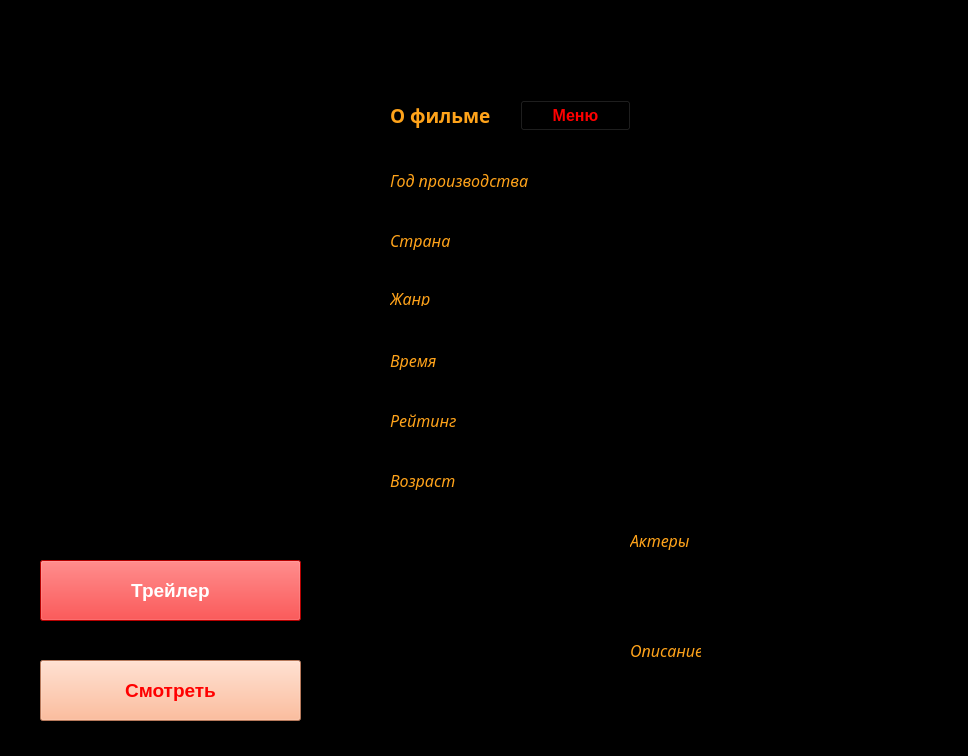
<?xml version="1.0" encoding="UTF-8"?>
<ui version="4.0">
 <class>Form</class>
 <widget class="QWidget" name="Form">
  <property name="geometry">
   <rect>
    <x>0</x>
    <y>0</y>
    <width>968</width>
    <height>756</height>
   </rect>
  </property>
  <property name="minimumSize">
   <size>
    <width>968</width>
    <height>756</height>
   </size>
  </property>
  <property name="font">
   <font>
    <pointsize>14</pointsize>
   </font>
  </property>
  <property name="windowTitle">
   <string>Form</string>
  </property>
  <property name="styleSheet">
   <string notr="true">background-color: rgb(0, 0, 0);</string>
  </property>
  <widget class="QLabel" name="label">
   <property name="geometry">
    <rect>
     <x>30</x>
     <y>30</y>
     <width>331</width>
     <height>491</height>
    </rect>
   </property>
   <property name="font">
    <font>
     <pointsize>12</pointsize>
    </font>
   </property>
   <property name="text">
    <string/>
   </property>
  </widget>
  <widget class="QLabel" name="label_2">
   <property name="geometry">
    <rect>
     <x>390</x>
     <y>30</y>
     <width>541</width>
     <height>41</height>
    </rect>
   </property>
   <property name="font">
    <font>
     <pointsize>17</pointsize>
     <weight>75</weight>
     <bold>true</bold>
    </font>
   </property>
   <property name="styleSheet">
    <string notr="true">color: rgb(255,163,26);</string>
   </property>
   <property name="text">
    <string/>
   </property>
  </widget>
  <widget class="QLabel" name="label_3">
   <property name="geometry">
    <rect>
     <x>390</x>
     <y>100</y>
     <width>101</width>
     <height>31</height>
    </rect>
   </property>
   <property name="font">
    <font>
     <family>Onyx</family>
     <pointsize>14</pointsize>
     <weight>75</weight>
     <bold>true</bold>
    </font>
   </property>
   <property name="styleSheet">
    <string notr="true">color: rgb(255,163,26);</string>
   </property>
   <property name="text">
    <string>О фильме</string>
   </property>
  </widget>
  <widget class="QLabel" name="label_4">
   <property name="geometry">
    <rect>
     <x>390</x>
     <y>170</y>
     <width>141</width>
     <height>20</height>
    </rect>
   </property>
   <property name="font">
    <font>
     <family>Sitka Subheading Semibold</family>
     <pointsize>12</pointsize>
     <italic>true</italic>
    </font>
   </property>
   <property name="styleSheet">
    <string notr="true">color: rgb(255,163,26);</string>
   </property>
   <property name="text">
    <string>Год производства</string>
   </property>
  </widget>
  <widget class="QLabel" name="label_5">
   <property name="geometry">
    <rect>
     <x>570</x>
     <y>170</y>
     <width>101</width>
     <height>16</height>
    </rect>
   </property>
   <property name="font">
    <font>
     <pointsize>11</pointsize>
     <weight>50</weight>
     <bold>false</bold>
    </font>
   </property>
   <property name="styleSheet">
    <string notr="true">color: rgb(255, 255, 255);</string>
   </property>
   <property name="text">
    <string/>
   </property>
  </widget>
  <widget class="QLabel" name="label_6">
   <property name="geometry">
    <rect>
     <x>390</x>
     <y>230</y>
     <width>141</width>
     <height>20</height>
    </rect>
   </property>
   <property name="font">
    <font>
     <family>Sitka Subheading Semibold</family>
     <pointsize>12</pointsize>
     <italic>true</italic>
    </font>
   </property>
   <property name="styleSheet">
    <string notr="true">color: rgb(255,163,26);</string>
   </property>
   <property name="text">
    <string>Страна</string>
   </property>
  </widget>
  <widget class="QLabel" name="label_7">
   <property name="geometry">
    <rect>
     <x>390</x>
     <y>290</y>
     <width>141</width>
     <height>16</height>
    </rect>
   </property>
   <property name="font">
    <font>
     <family>Sitka Subheading Semibold</family>
     <pointsize>12</pointsize>
     <italic>true</italic>
    </font>
   </property>
   <property name="styleSheet">
    <string notr="true">color: rgb(255,163,26);</string>
   </property>
   <property name="text">
    <string>Жанр</string>
   </property>
  </widget>
  <widget class="QLabel" name="label_8">
   <property name="geometry">
    <rect>
     <x>390</x>
     <y>350</y>
     <width>141</width>
     <height>20</height>
    </rect>
   </property>
   <property name="font">
    <font>
     <family>Sitka Subheading Semibold</family>
     <pointsize>12</pointsize>
     <italic>true</italic>
    </font>
   </property>
   <property name="styleSheet">
    <string notr="true">color: rgb(255,163,26);</string>
   </property>
   <property name="text">
    <string>Время</string>
   </property>
  </widget>
  <widget class="QLabel" name="label_9">
   <property name="geometry">
    <rect>
     <x>570</x>
     <y>230</y>
     <width>181</width>
     <height>16</height>
    </rect>
   </property>
   <property name="font">
    <font>
     <pointsize>11</pointsize>
     <weight>50</weight>
     <bold>false</bold>
    </font>
   </property>
   <property name="styleSheet">
    <string notr="true">color: rgb(255, 255, 255);</string>
   </property>
   <property name="text">
    <string/>
   </property>
  </widget>
  <widget class="QLabel" name="label_10">
   <property name="geometry">
    <rect>
     <x>570</x>
     <y>290</y>
     <width>381</width>
     <height>16</height>
    </rect>
   </property>
   <property name="font">
    <font>
     <pointsize>11</pointsize>
     <weight>50</weight>
     <bold>false</bold>
    </font>
   </property>
   <property name="styleSheet">
    <string notr="true">color: rgb(255, 255, 255);</string>
   </property>
   <property name="text">
    <string/>
   </property>
  </widget>
  <widget class="QLabel" name="label_11">
   <property name="geometry">
    <rect>
     <x>570</x>
     <y>350</y>
     <width>141</width>
     <height>16</height>
    </rect>
   </property>
   <property name="minimumSize">
    <size>
     <width>141</width>
     <height>0</height>
    </size>
   </property>
   <property name="font">
    <font>
     <pointsize>11</pointsize>
     <weight>50</weight>
     <bold>false</bold>
    </font>
   </property>
   <property name="styleSheet">
    <string notr="true">color: rgb(255, 255, 255);</string>
   </property>
   <property name="text">
    <string/>
   </property>
  </widget>
  <widget class="QLabel" name="label_12">
   <property name="geometry">
    <rect>
     <x>390</x>
     <y>470</y>
     <width>141</width>
     <height>20</height>
    </rect>
   </property>
   <property name="font">
    <font>
     <family>Sitka Subheading Semibold</family>
     <pointsize>12</pointsize>
     <italic>true</italic>
    </font>
   </property>
   <property name="styleSheet">
    <string notr="true">color: rgb(255,163,26);</string>
   </property>
   <property name="text">
    <string>Возраст</string>
   </property>
  </widget>
  <widget class="QLabel" name="label_13">
   <property name="geometry">
    <rect>
     <x>570</x>
     <y>470</y>
     <width>71</width>
     <height>16</height>
    </rect>
   </property>
   <property name="font">
    <font>
     <pointsize>11</pointsize>
     <weight>50</weight>
     <bold>false</bold>
    </font>
   </property>
   <property name="styleSheet">
    <string notr="true">color: rgb(255, 255, 255);</string>
   </property>
   <property name="text">
    <string/>
   </property>
  </widget>
  <widget class="QPushButton" name="pushButton">
   <property name="geometry">
    <rect>
     <x>40</x>
     <y>560</y>
     <width>261</width>
     <height>61</height>
    </rect>
   </property>
   <property name="font">
    <font>
     <pointsize>14</pointsize>
     <weight>75</weight>
     <bold>true</bold>
    </font>
   </property>
   <property name="styleSheet">
    <string notr="true">background-color: rgb(255, 0, 0);
color: rgb(255, 255, 255);</string>
   </property>
   <property name="text">
    <string>Трейлер</string>
   </property>
  </widget>
  <widget class="QPushButton" name="pushButton_2">
   <property name="geometry">
    <rect>
     <x>40</x>
     <y>660</y>
     <width>261</width>
     <height>61</height>
    </rect>
   </property>
   <property name="font">
    <font>
     <pointsize>14</pointsize>
     <weight>75</weight>
     <bold>true</bold>
    </font>
   </property>
   <property name="styleSheet">
    <string notr="true">color: rgb(255, 0, 0);
background-color: rgb(255, 170, 127);</string>
   </property>
   <property name="text">
    <string>Смотреть</string>
   </property>
  </widget>
  <widget class="QLabel" name="label_14">
   <property name="geometry">
    <rect>
     <x>390</x>
     <y>410</y>
     <width>141</width>
     <height>20</height>
    </rect>
   </property>
   <property name="font">
    <font>
     <family>Sitka Subheading Semibold</family>
     <pointsize>12</pointsize>
     <italic>true</italic>
    </font>
   </property>
   <property name="styleSheet">
    <string notr="true">color: rgb(255,163,26);</string>
   </property>
   <property name="text">
    <string>Рейтинг</string>
   </property>
  </widget>
  <widget class="QLabel" name="label_15">
   <property name="geometry">
    <rect>
     <x>570</x>
     <y>410</y>
     <width>71</width>
     <height>16</height>
    </rect>
   </property>
   <property name="font">
    <font>
     <pointsize>11</pointsize>
     <weight>50</weight>
     <bold>false</bold>
    </font>
   </property>
   <property name="styleSheet">
    <string notr="true">color: rgb(255, 255, 255);</string>
   </property>
   <property name="text">
    <string/>
   </property>
  </widget>
  <widget class="QLabel" name="label_16">
   <property name="geometry">
    <rect>
     <x>630</x>
     <y>530</y>
     <width>71</width>
     <height>20</height>
    </rect>
   </property>
   <property name="font">
    <font>
     <family>Sitka Subheading Semibold</family>
     <pointsize>12</pointsize>
     <italic>true</italic>
    </font>
   </property>
   <property name="styleSheet">
    <string notr="true">color: rgb(255,163,26);</string>
   </property>
   <property name="text">
    <string>Актеры</string>
   </property>
  </widget>
  <widget class="QLabel" name="label_17">
   <property name="geometry">
    <rect>
     <x>630</x>
     <y>640</y>
     <width>71</width>
     <height>20</height>
    </rect>
   </property>
   <property name="font">
    <font>
     <family>Sitka Subheading Semibold</family>
     <pointsize>12</pointsize>
     <italic>true</italic>
    </font>
   </property>
   <property name="styleSheet">
    <string notr="true">color: rgb(255,163,26);</string>
   </property>
   <property name="text">
    <string>Описание</string>
   </property>
  </widget>
  <widget class="QLabel" name="label_18">
   <property name="geometry">
    <rect>
     <x>380</x>
     <y>570</y>
     <width>561</width>
     <height>51</height>
    </rect>
   </property>
   <property name="font">
    <font>
     <pointsize>10</pointsize>
    </font>
   </property>
   <property name="styleSheet">
    <string notr="true">color: rgb(255, 170, 0);</string>
   </property>
   <property name="text">
    <string/>
   </property>
  </widget>
  <widget class="QLabel" name="label_19">
   <property name="geometry">
    <rect>
     <x>380</x>
     <y>680</y>
     <width>561</width>
     <height>51</height>
    </rect>
   </property>
   <property name="text">
    <string>TextLabel</string>
   </property>
  </widget>
  <widget class="QPushButton" name="pushButton_3">
   <property name="geometry">
    <rect>
     <x>520</x>
     <y>100</y>
     <width>111</width>
     <height>31</height>
    </rect>
   </property>
   <property name="font">
    <font>
     <pointsize>12</pointsize>
     <weight>75</weight>
     <bold>true</bold>
    </font>
   </property>
   <property name="styleSheet">
    <string notr="true">color: rgb(255, 0, 0);</string>
   </property>
   <property name="text">
    <string>Меню</string>
   </property>
  </widget>
 </widget>
 <resources/>
 <connections/>
</ui>
